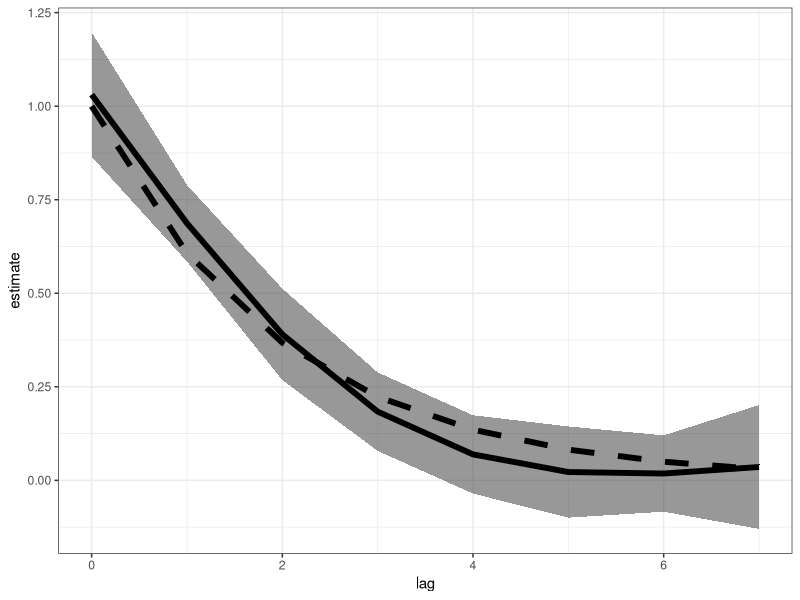

Source code (R):
## ---- chunk 1
knitr::opts_chunk$set(echo = TRUE)
## ---- chunk 2
n <- 100
lag_max <- 7

# simulate lagged PM (iid normal)
pm <- data.frame(l0 = rnorm(n))
for(l in 1:lag_max){
  pm[,paste0("l",l)] <- c(pm[-c(1),paste0("l",l-1)],rnorm(1))
}
pm <- as.matrix(pm)

# true DL function
DLfunc <- exp(-(0:lag_max)/2)

# simulate outcomes
y <- drop(pm%*%DLfunc) + rnorm(n)
## ---- chunk 3
library(splines)

B <- ns(0:lag_max, df =4, intercept=TRUE)

# the nrow B should equal ncol(pm)
dim(B)
dim(pm)
## ---- chunk 4
pmB <- pm%*%B
## ---- chunk 5
fit <- lm(y~pmB)
## ---- chunk 6
coef(fit)
## ---- chunk 7
dlparms <- grep("pmB",names(coef(fit)))
DLestimate<- data.frame(estimate=B%*%coef(fit)[dlparms])
## ---- chunk 8
DLvar <- B%*%vcov(fit)[dlparms,dlparms]%*%t(B)
## ---- chunk 9
DLestimate$SE <- sqrt(diag(DLvar))
## ---- chunk 10
DLestimate$lower <- DLestimate$estimate + DLestimate$SE * qt(1-0.975, df=fit$df.residual)
DLestimate$upper <- DLestimate$estimate + DLestimate$SE * qt(0.975, df=fit$df.residual)
## ---- chunk 11
DLestimate
## ---- chunk 12
library(ggplot2)
DLestimate$lag <- 0:lag_max
DLestimate$truth <- DLfunc
p <- ggplot(DLestimate, aes(x=lag, y=estimate, ymin=lower, ymax=upper))
p <- p + geom_ribbon(alpha=.5) + geom_line(size=2)
p <- p + geom_line(aes(x=lag, y=truth), linetype=2, size=2)
p <- p + theme_bw()
p
## ---- chunk 13
cumulative <- sum(DLestimate$estimate)
cumulative
cumulative_se <- sqrt(sum(DLvar))
cumulative_se
cumulative_CI <- cumulative + cumulative_se * qt(c(1-0.975,0.975), df=fit$df.residual)
cumulative_CI
